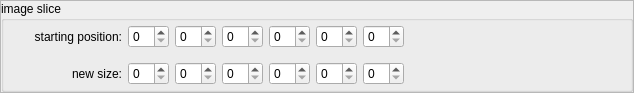
<?xml version="1.0" encoding="UTF-8"?>
<ui version="4.0">
 <class>SlicerGen</class>
 <widget class="QFrame" name="SlicerGen">
  <property name="geometry">
   <rect>
    <x>0</x>
    <y>0</y>
    <width>634</width>
    <height>93</height>
   </rect>
  </property>
  <property name="windowTitle">
   <string>Frame</string>
  </property>
  <property name="frameShape">
   <enum>QFrame::StyledPanel</enum>
  </property>
  <property name="frameShadow">
   <enum>QFrame::Sunken</enum>
  </property>
  <layout class="QVBoxLayout" name="verticalLayout_2">
   <property name="margin">
    <number>0</number>
   </property>
   <item>
    <widget class="QGroupBox" name="groupBox_6">
     <property name="title">
      <string>image slice</string>
     </property>
     <layout class="QVBoxLayout" name="verticalLayout">
      <property name="margin">
       <number>0</number>
      </property>
      <item>
       <widget class="QFrame" name="frame_5">
        <property name="frameShape">
         <enum>QFrame::NoFrame</enum>
        </property>
        <property name="frameShadow">
         <enum>QFrame::Plain</enum>
        </property>
        <property name="lineWidth">
         <number>0</number>
        </property>
        <layout class="QHBoxLayout" name="horizontalLayout_4">
         <property name="topMargin">
          <number>0</number>
         </property>
         <property name="rightMargin">
          <number>0</number>
         </property>
         <property name="bottomMargin">
          <number>0</number>
         </property>
         <item>
          <widget class="QLabel" name="label_2">
           <property name="minimumSize">
            <size>
             <width>109</width>
             <height>0</height>
            </size>
           </property>
           <property name="text">
            <string>starting position:</string>
           </property>
           <property name="alignment">
            <set>Qt::AlignRight|Qt::AlignTrailing|Qt::AlignVCenter</set>
           </property>
          </widget>
         </item>
         <item>
          <widget class="QFrame" name="frame_3">
           <property name="frameShape">
            <enum>QFrame::NoFrame</enum>
           </property>
           <property name="frameShadow">
            <enum>QFrame::Plain</enum>
           </property>
           <property name="lineWidth">
            <number>0</number>
           </property>
           <layout class="QHBoxLayout" name="horizontalLayout_2">
            <property name="leftMargin">
             <number>0</number>
            </property>
            <property name="topMargin">
             <number>0</number>
            </property>
            <property name="bottomMargin">
             <number>0</number>
            </property>
            <item>
             <widget class="QSpinBox" name="position01"/>
            </item>
            <item>
             <widget class="QSpinBox" name="position02"/>
            </item>
            <item>
             <widget class="QSpinBox" name="position03"/>
            </item>
            <item>
             <widget class="QSpinBox" name="position04"/>
            </item>
            <item>
             <widget class="QSpinBox" name="position05"/>
            </item>
            <item>
             <widget class="QSpinBox" name="position06"/>
            </item>
            <item>
             <spacer name="horizontalSpacer">
              <property name="orientation">
               <enum>Qt::Horizontal</enum>
              </property>
              <property name="sizeHint" stdset="0">
               <size>
                <width>40</width>
                <height>20</height>
               </size>
              </property>
             </spacer>
            </item>
           </layout>
          </widget>
         </item>
        </layout>
       </widget>
      </item>
      <item>
       <widget class="QFrame" name="frame_4">
        <property name="frameShape">
         <enum>QFrame::NoFrame</enum>
        </property>
        <property name="frameShadow">
         <enum>QFrame::Plain</enum>
        </property>
        <property name="lineWidth">
         <number>0</number>
        </property>
        <layout class="QHBoxLayout" name="horizontalLayout_3">
         <property name="topMargin">
          <number>0</number>
         </property>
         <property name="rightMargin">
          <number>0</number>
         </property>
         <property name="bottomMargin">
          <number>0</number>
         </property>
         <item>
          <widget class="QLabel" name="label">
           <property name="minimumSize">
            <size>
             <width>109</width>
             <height>0</height>
            </size>
           </property>
           <property name="text">
            <string>new size:</string>
           </property>
           <property name="alignment">
            <set>Qt::AlignRight|Qt::AlignTrailing|Qt::AlignVCenter</set>
           </property>
          </widget>
         </item>
         <item>
          <widget class="QFrame" name="frame_2">
           <property name="frameShape">
            <enum>QFrame::NoFrame</enum>
           </property>
           <property name="frameShadow">
            <enum>QFrame::Plain</enum>
           </property>
           <property name="lineWidth">
            <number>0</number>
           </property>
           <layout class="QHBoxLayout" name="horizontalLayout">
            <property name="leftMargin">
             <number>0</number>
            </property>
            <property name="topMargin">
             <number>0</number>
            </property>
            <property name="bottomMargin">
             <number>0</number>
            </property>
            <item>
             <widget class="QSpinBox" name="size01"/>
            </item>
            <item>
             <widget class="QSpinBox" name="size02"/>
            </item>
            <item>
             <widget class="QSpinBox" name="size03"/>
            </item>
            <item>
             <widget class="QSpinBox" name="size04"/>
            </item>
            <item>
             <widget class="QSpinBox" name="size05"/>
            </item>
            <item>
             <widget class="QSpinBox" name="size06"/>
            </item>
            <item>
             <spacer name="horizontalSpacer_2">
              <property name="orientation">
               <enum>Qt::Horizontal</enum>
              </property>
              <property name="sizeHint" stdset="0">
               <size>
                <width>40</width>
                <height>20</height>
               </size>
              </property>
             </spacer>
            </item>
           </layout>
          </widget>
         </item>
        </layout>
       </widget>
      </item>
     </layout>
    </widget>
   </item>
  </layout>
 </widget>
 <resources/>
 <connections/>
</ui>
